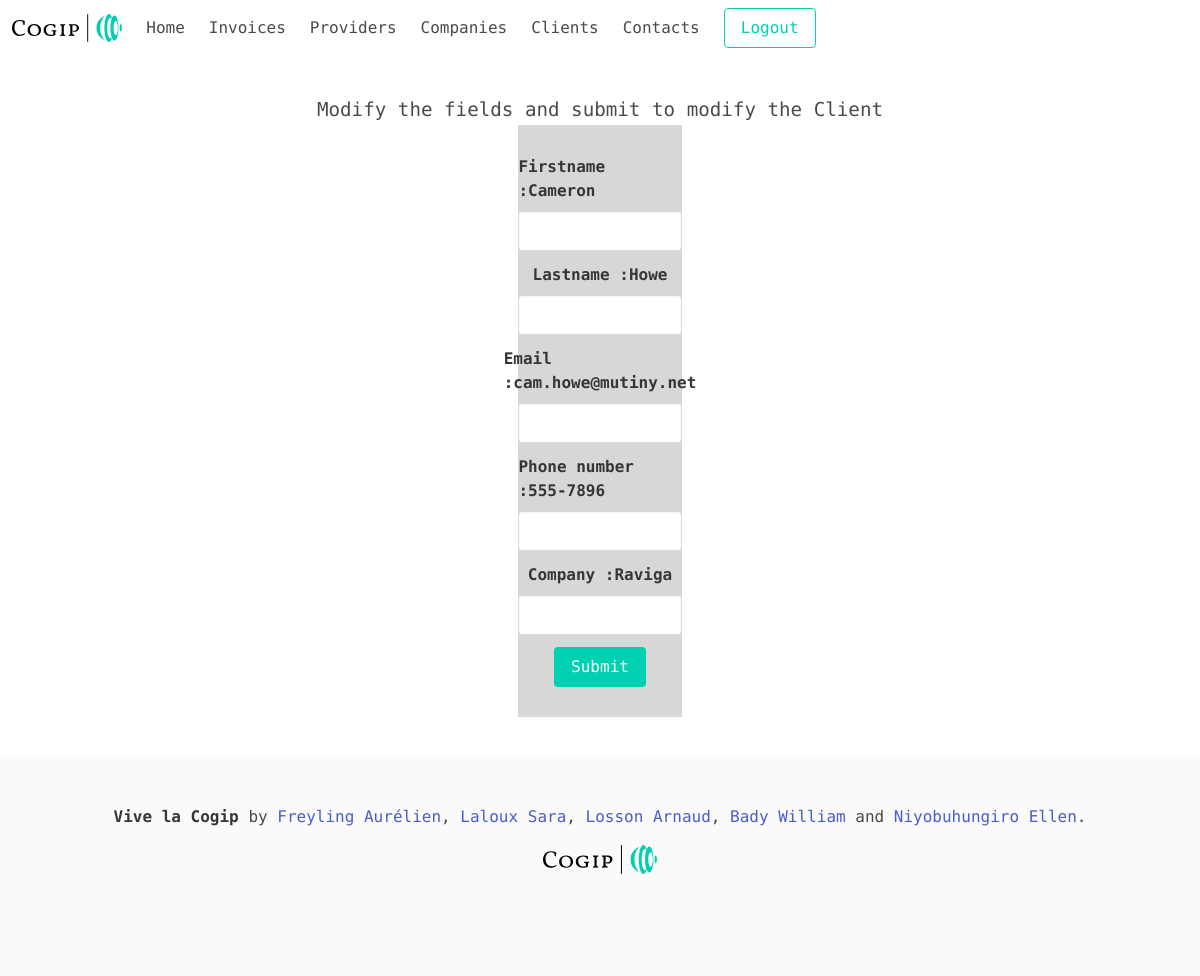
The app's page /index.php?route=modifyClients&id=3 (signed in) with its own data.
### tables this page shows
CREATE TABLE IF NOT EXISTS `peoples` (
  `id` int(11) NOT NULL AUTO_INCREMENT,
  `firstname` varchar(255) NOT NULL,
  `lastname` varchar(255) NOT NULL,
  `email` varchar(255) NOT NULL,
  `phone_number` varchar(255) NOT NULL,
  `company_id` int(11) DEFAULT NULL,
  PRIMARY KEY (`id`),
  KEY `company_id` (`company_id`)
);

CREATE TABLE IF NOT EXISTS `companies` (
  `id` int(11) NOT NULL AUTO_INCREMENT,
  `name` varchar(255) NOT NULL,
  `country` varchar(255) NOT NULL,
  `VAT_number` varchar(255) NOT NULL,
  `type_id` int(11) DEFAULT NULL,
  PRIMARY KEY (`id`),
  KEY `type_id` (`type_id`)
);

### controllers/modifyClientController.php (called while the page is built, shortened)
<?php
require 'models/modifyClientModel.php';
class ModifyClientController
{
    public function displaySelectedClient($pdo)
    {
        $id = $_GET['id'];
        $client = new ModifyClients($pdo);
        $selectedClient = $client->getSelectedClient($id);
        require 'views/modifyClients.php';
    }
}

### models/modifyClientModel.php (called while the page is built, shortened)
<?php
class ModifyClients
{
    private $connexion;
    public function __construct(\PDO $pdo)
    {
        $this->connexion = $pdo;
    }
    public function getSelectedClient($id)
    {
        return $this->connexion->query("SELECT * FROM peoples as p
        LEFT JOIN companies as c ON c.id = p.company_id
         WHERE p.id=$id")->fetchAll();
    }
}

### views/modifyClients.php (the view, shortened to what this page needs)
<?php
require 'views/header.php';
?>
<main class="container is-fluid main-container">
    <article class="level">
        <h1 class="level-item has-text-centered">
            Modify the fields and submit to modify the Client
        </h1>
        <section>
            <form action="index.php?route=home" method="post" class="form">
                <div class=" field">
                    <label class="label" name="firstname">Firstname :<?php foreach ($selectedClient as $selected) {
                                                                            echo $selected['firstname']; ?>
                    </label>
                    <div class="control">
                        <input class="input" type="text" name="firstname">
                    </div>
                </div>
                <div class="field">
                    <label class="label" name="lastname">Lastname :<?php echo $selected['lastname']; ?> </label>
                    <div class="control">
                        <input class="input" type="text" name="lastname">
                    </div>
                </div>
                <div class="field">
                    <label class="label" name="email">Email :<?php echo $selected['email']; ?> </label>
                    <div class="control">
                        <input class="input" type="text" name="email">
                    </div>
                </div>
                <div class="field">
                    <label class="label" name="phoneNumber">Phone number :<?php echo $selected['phone_number']; ?> </label>
                    <div class="control">
                        <input class="input" type="text" name="phoneNumber">
                    </div>
                </div>
                <div class="field">
                    <label class="label" name="companyName">Company :<?php echo $selected['name'];
                                                                        } ?> </label>
                    <div class="control">
                        <input class="input" type="text" name="companyName">
                    </div>
                </div>
                <div class="field is-grouped">
                    <div class="control">
                        <button class="button is-link" name="formModifyClient">Submit</button>
                    </div>
                </div>
        </section>
    </article>
</main>
<?php
require 'views/footer.php'; ?>

### assets/css/style.css (style rules this page uses)
.main-container { height: auto; }
.main-container article { -webkit-box-orient: vertical; -webkit-box-direction: normal; -ms-flex-direction: column; flex-direction: column; font-family: 'M PLUS 1 Code', sans-serif; margin-top: 5vh; font-size: 1.2rem; }
.field { display: -webkit-box; display: -ms-flexbox; display: flex; -webkit-box-orient: vertical; -webkit-box-direction: normal; -ms-flex-direction: column; flex-direction: column; -webkit-box-align: center; -ms-flex-align: center; align-items: center; -ms-flex-line-pack: center; align-content: center; font-family: 'M PLUS 1 Code', sans-serif; }
.form { background-color: #d7d7d7; width: 60%; display: block; margin-left: auto; margin-right: auto; padding-top: 30px; padding-bottom: 30px; }
.is-link { background-color: #00D1B2 !important; color: white !important; font-family: 'M PLUS 1 Code', sans-serif; }

### records on screen
peoples: firstname "Cameron", lastname "Howe", email "cam.howe@mutiny.net", phone_number "555-7896", company.name "Raviga"
